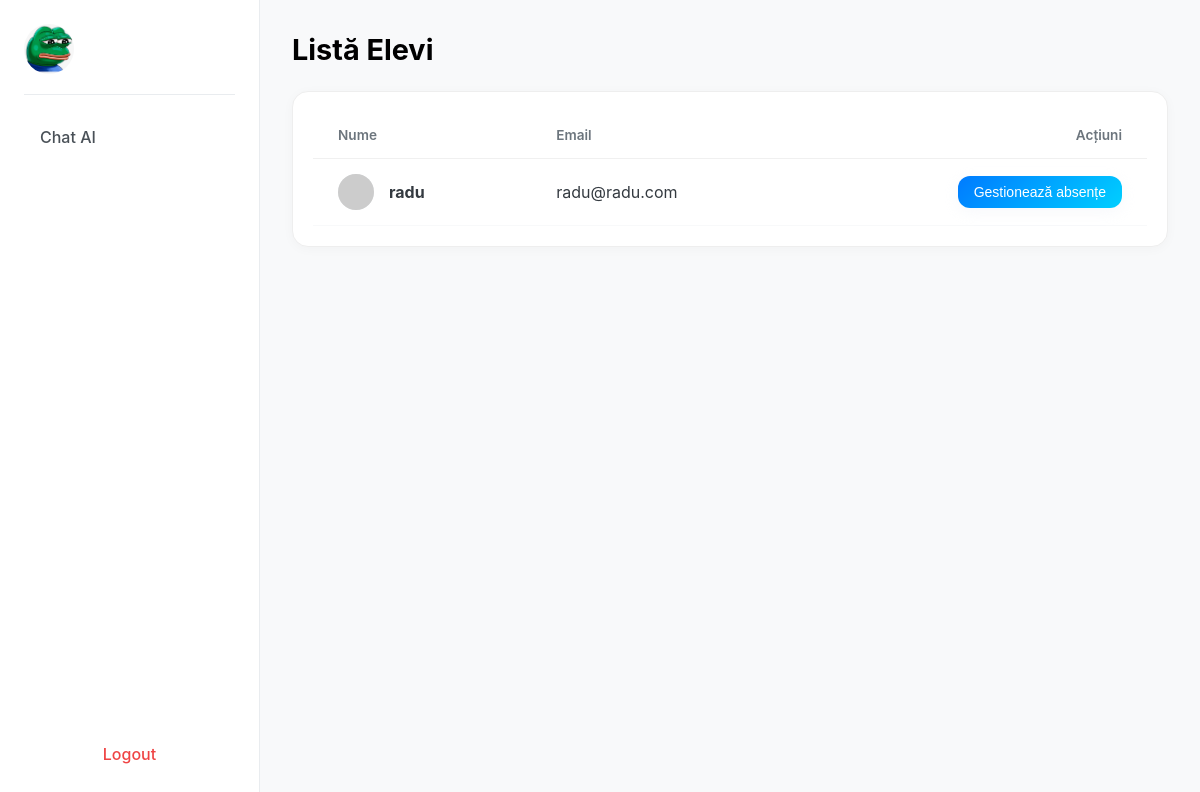
Before: /students with the older database file.
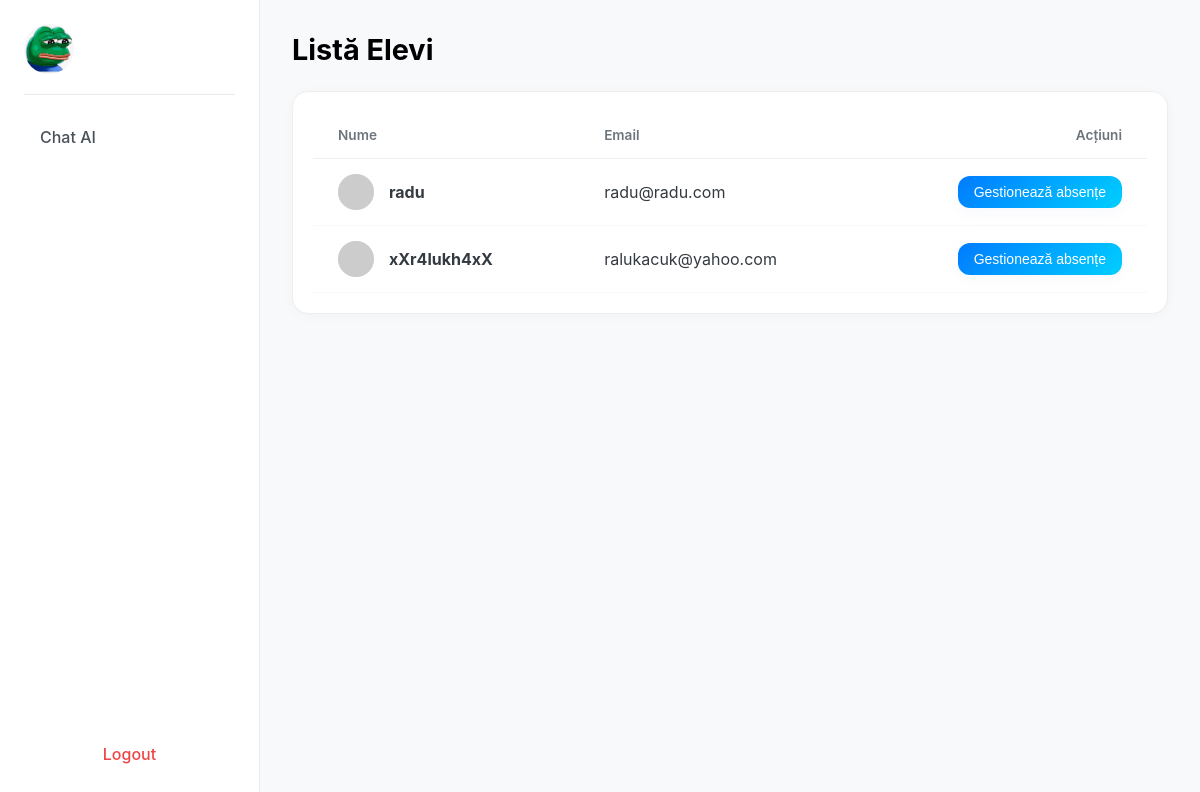
After: the same page with the newer database file.
### app/models.py (models this page shows, shortened)
class Student(db.Model):
    __tablename__ = 'student'
    id = db.Column(db.Integer, primary_key=True)
    user_id = db.Column(db.Integer, db.ForeignKey('user.id'), unique=True, nullable=False)
    parent_id = db.Column(db.Integer, db.ForeignKey('parent.id'), nullable=True)  # Poate fi nullable
    user = db.relationship('User', back_populates='student')
    parent = db.relationship('Parent', back_populates='students')
    student_subjects = db.relationship('StudentSubject', back_populates='student')
    submissions = db.relationship('Submission', back_populates='student')
    chat_sessions = db.relationship('ChatSession', back_populates='student')
    ai_reports = db.relationship('AIReport', back_populates='student')
    absences = db.relationship('Absence', back_populates='student', cascade='all, delete-orphan')

class User(db.Model, UserMixin):
    __tablename__ = 'user'
    id = db.Column(db.Integer, primary_key=True)
    name = db.Column(db.String(100), nullable=False)
    email = db.Column(db.String(150), unique=True, nullable=False)
    password_hash = db.Column(db.String(256), nullable=False)  # Am mărit la 256 pentru siguranță
    role = db.Column(db.String(20), nullable=False)  # 'student', 'professor', 'parent'
    student = db.relationship('Student', back_populates='user', uselist=False)
    professor = db.relationship('Professor', back_populates='user', uselist=False)
    parent = db.relationship('Parent', back_populates='user', uselist=False)

### app/routes.py (the view)
@bp.route('/students')
def students_dashboard():
    students = Student.query.all()
    profesori = db.session.query(Professor, User).join(User).all()
    materii = Subject.query.all()
    return render_template('listaElevi.html', students=students, user=current_user, profesori=profesori, materii=materii)

### app/templates/listaElevi.html (shortened to what this page needs)
{% extends "base.html" %}
{% block content %}
<div class="sidebar">
    <div class="profile">
        <img src="{{ url_for('static', filename='images/images.jpeg') }}" alt="Profile">
    </div>
    <ul class="menu">
        <li><a href="{{ url_for('main.chat_page') }}" target="_blank">Chat AI</a></li>
    </ul>
    <a class="logout" href="{{ url_for('main.logout') }}">Logout</a>
</div>
<div class="main">
    <div class="header" style="display: flex; justify-content: space-between; align-items: center;">
        <h2>Listă Elevi</h2>
    </div>
    <div class="table-container">
        <table class="custom-table">
            <thead>
                <tr>
                    <th>Nume</th>
                    <th>Email</th>
                    <th style="text-align: right;">Acțiuni</th>
                </tr>
            </thead>
            <tbody>
                {% for student in students %}
                <tr>
                    <td>
                        <div class="student-name-cell">
                            <img src="https://ui-avatars.com/api/?name={{ student.user.name|urlencode }}&background=random&rounded=true" alt="Avatar">
                            <strong>{{ student.user.name }}</strong>
                        </div>
                    </td>
                    <td class="text-muted">{{ student.user.email }}</td>
                    <td style="text-align: right;">
                        <button class="btn-absence" onclick="openModal('{{ student.id }}', '{{ student.user.name }}')">
                            Gestionează absențe
                        </button>
                    </td>
                </tr>
                {% else %}
                <tr>
                    <td colspan="3" style="text-align: center; padding: 20px;" class="text-muted">
                        Nu au fost găsiți elevi.
                    </td>
                </tr>
                {% endfor %}
            </tbody>
        </table>
    </div>
</div>
{% endblock %}

### app/templates/base.html (shortened to what this page needs)
<!DOCTYPE html>
<html lang="en">
<head>
    {% if request.path == url_for('main.login') or request.path == url_for('main.register') %}
        <link rel="stylesheet" href="{{ url_for('static', filename='css/auth.css') }}">
    {% else %}
        <link rel="stylesheet" href="{{ url_for('static', filename='css/dashboard.css') }}">
    {% endif %}
</head>
<body>
    {% block content %}{% endblock %}
</body>
</html>

### app/static/css/dashboard.css (style rules this page uses)
body { font-family: -apple-system, BlinkMacSystemFont, "Segoe UI", Roboto, Helvetica, Arial, sans-serif; background-color: #f8f9fa; margin: 0; display: flex; min-height: 100vh; }
.sidebar { width: 260px; background: #ffffff; border-right: 1px solid #e9ecef; display: flex; flex-direction: column; padding: 24px; box-sizing: border-box; }
.main { flex-grow: 1; padding: 32px; background-color: #f8f9fa; }
.profile { display: flex; align-items: center; gap: 15px; padding-bottom: 20px; border-bottom: 1px solid #e9ecef; }
.profile img { width: 50px; height: 50px; border-radius: 50%; }
.menu { list-style: none; padding: 20px 0; margin: 0; flex-grow: 1; }
.menu li { margin-bottom: 8px; }
.menu li a { display: block; padding: 12px 16px; text-decoration: none; color: #495057; font-weight: 500; border-radius: 8px; transition: background-color 0.2s, color 0.2s; }
.logout { display: block; padding: 12px 16px; text-decoration: none; color: #ef4444; font-weight: 500; border-radius: 8px; transition: background-color 0.2s; text-align: center; }
.header { display: flex; justify-content: space-between; align-items: center; margin-bottom: 24px; }
.header h2 { margin: 0; font-size: 1.8rem; font-weight: 700; }

### app/templates/listaElevi.html (style rules this page uses)
.table-container { background: white; border-radius: 16px; padding: 20px; box-shadow: 0 2px 12px rgba(0,0,0,0.03); border: 1px solid #eee; margin-top: 20px; }
.custom-table { width: 100%; border-collapse: collapse; }
.custom-table th { text-align: left; background-color: white; color: #6c757d; font-weight: 600; font-size: 0.85rem; border-bottom: 1px solid #f0f0f0; padding: 15px 25px; }
.custom-table td { padding: 15px 25px; vertical-align: middle; border-bottom: 1px solid #f8f9fa; color: #343a40; }
.student-name-cell { display: flex; align-items: center; }
.student-name-cell img { width: 36px; height: 36px; border-radius: 50%; margin-right: 15px; background-color: #e9ecef; }
.text-muted { color: #6c757d; }
.btn-absence { background: linear-gradient(135deg, #007BFF 0%, #00CFFF 100%); color: white; border: none; padding: 8px 16px; border-radius: 12px; font-size: 14px; font-weight: 500; cursor: pointer; transition: all 0.3s ease; box-shadow: 0 4px 15px #eaeef566; }

Changed rows visible on the page:
added Student: user.name "xXr4lukh4xX", user.email "ralukacuk@yahoo.com"
